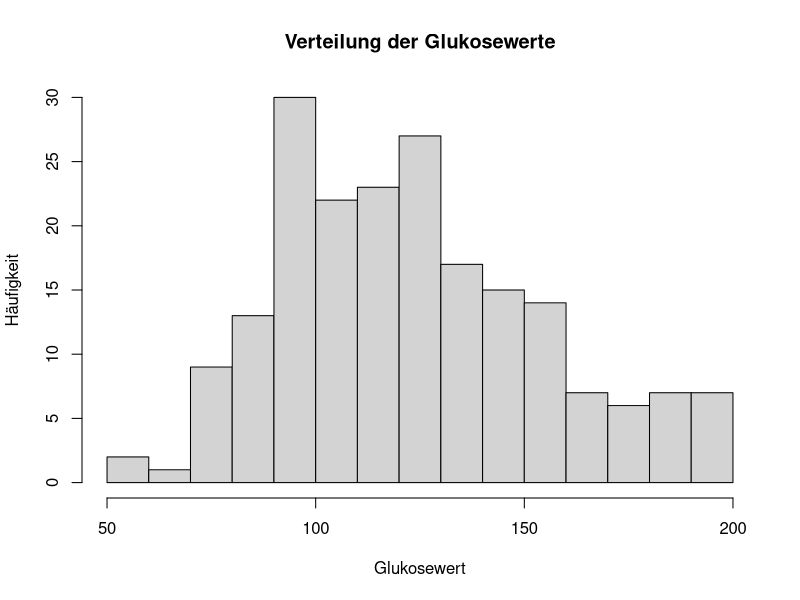
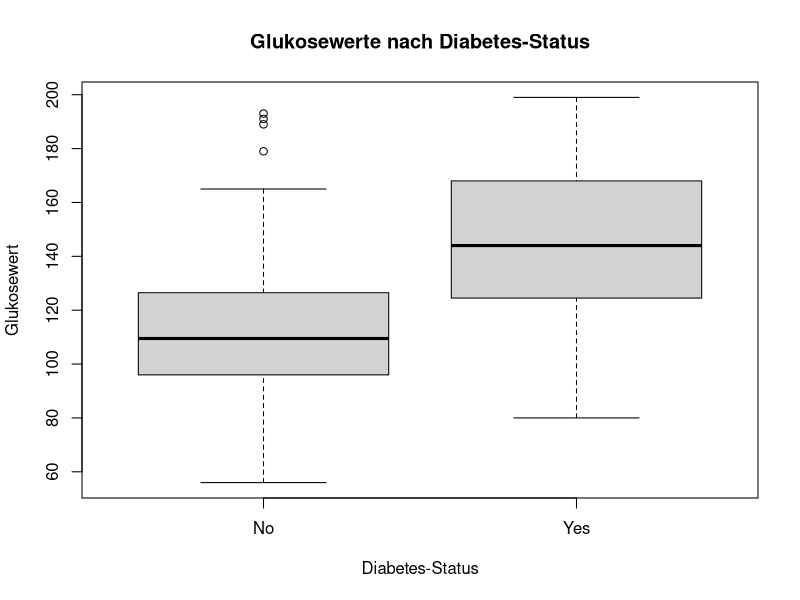
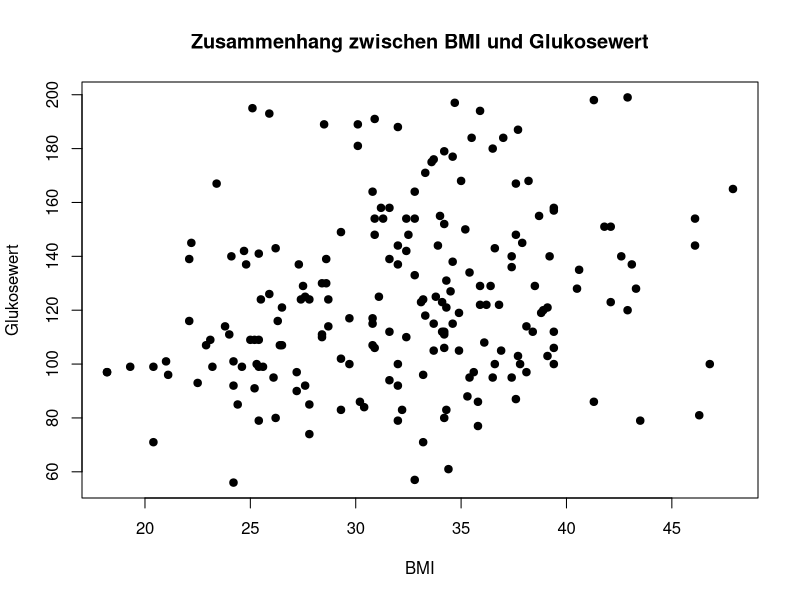
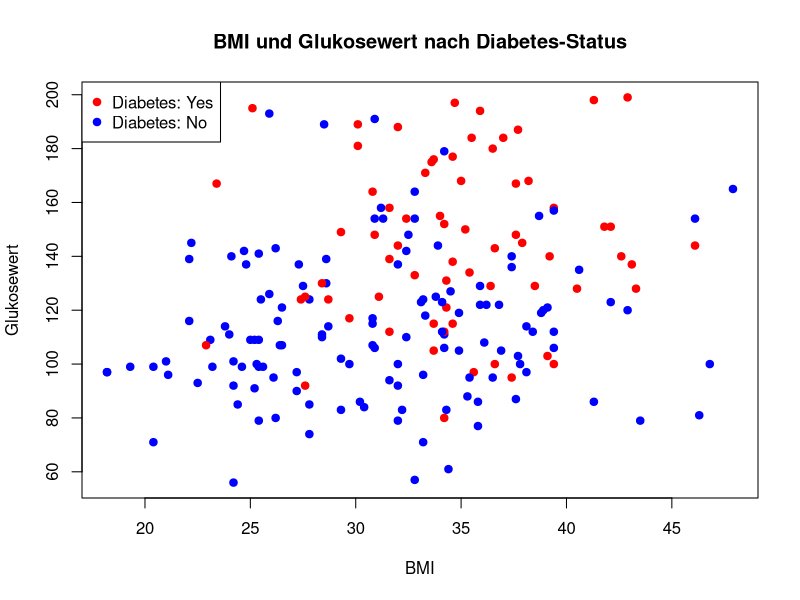
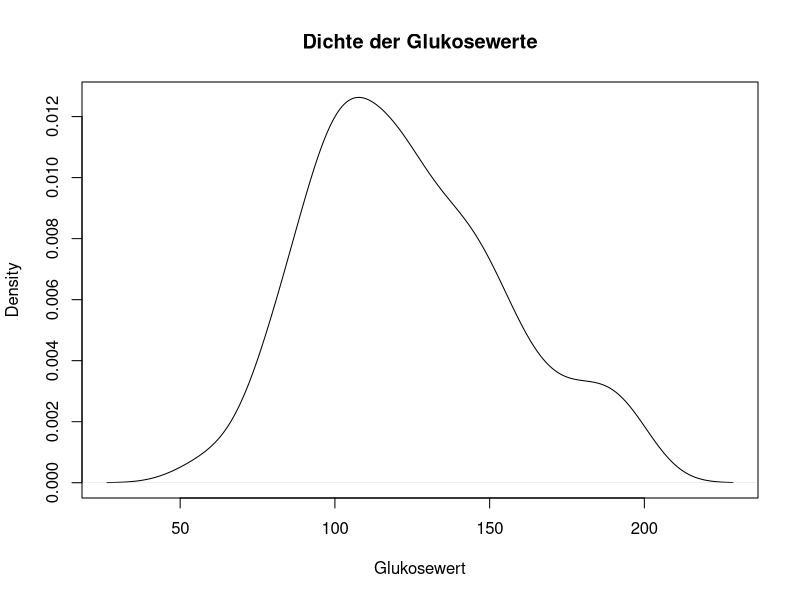
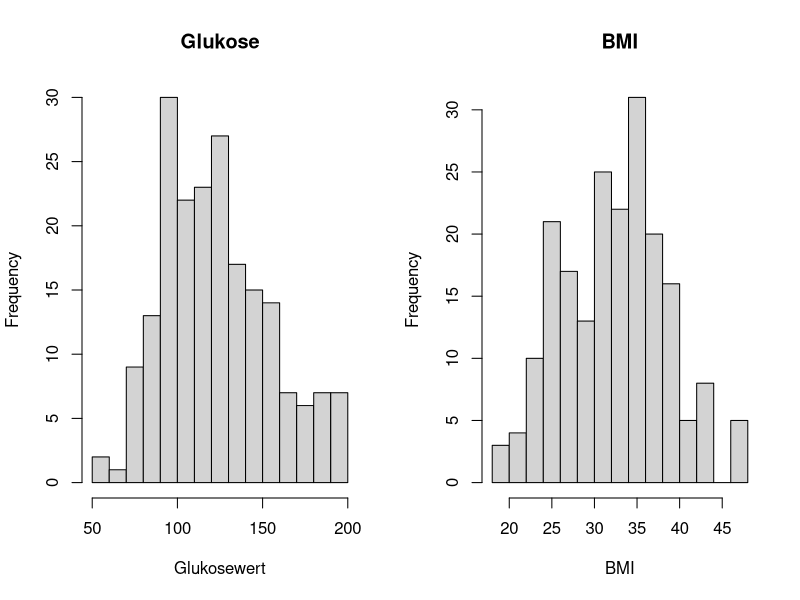
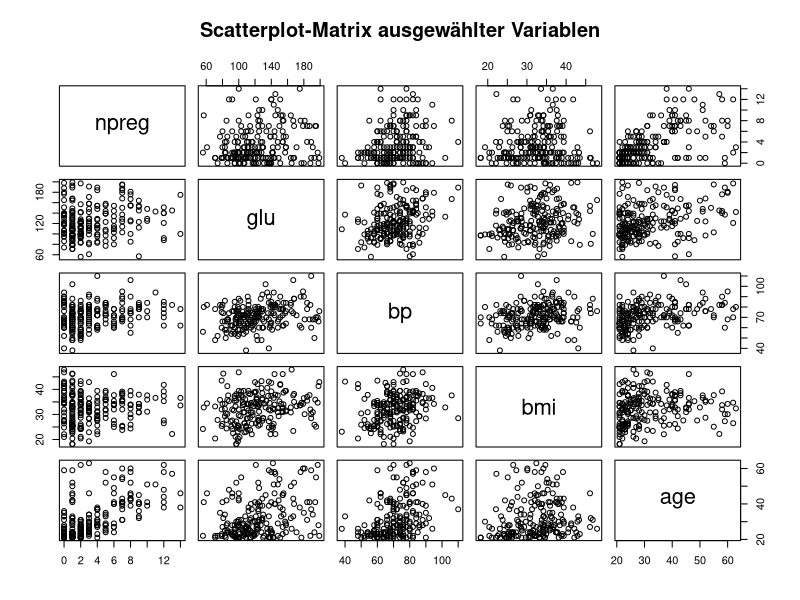
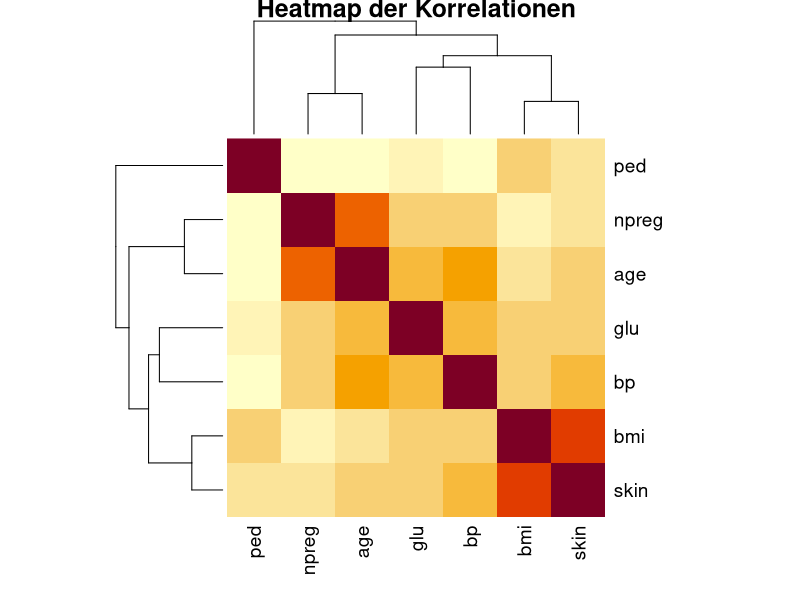

The R source for these figures, in order:
## ---- chunk 1
library(MASS)

data(Pima.tr)
head(Pima.tr)
## ---- chunk 2
str(Pima.tr)
## ---- chunk 3
hist(Pima.tr$glu,
     breaks = 20,
     main = "Verteilung der Glukosewerte",
     xlab = "Glukosewert",
     ylab = "Häufigkeit")
## ---- chunk 4
boxplot(glu ~ type,
        data = Pima.tr,
        main = "Glukosewerte nach Diabetes-Status",
        xlab = "Diabetes-Status",
        ylab = "Glukosewert")
## ---- chunk 5
plot(Pima.tr$bmi, Pima.tr$glu,
     main = "Zusammenhang zwischen BMI und Glukosewert",
     xlab = "BMI",
     ylab = "Glukosewert",
     pch = 19)
## ---- chunk 6
plot(Pima.tr$bmi, Pima.tr$glu,
     main = "BMI und Glukosewert nach Diabetes-Status",
     xlab = "BMI",
     ylab = "Glukosewert",
     pch = 19,
     col = ifelse(Pima.tr$type == "Yes", "red", "blue"))

legend("topleft",
       legend = c("Diabetes: Yes", "Diabetes: No"),
       col = c("red", "blue"),
       pch = 19)
## ---- chunk 7
plot(density(Pima.tr$glu),
     main = "Dichte der Glukosewerte",
     xlab = "Glukosewert")
## ---- chunk 8
par(mfrow = c(1, 2))

hist(Pima.tr$glu,
     breaks = 20,
     main = "Glukose",
     xlab = "Glukosewert")

hist(Pima.tr$bmi,
     breaks = 20,
     main = "BMI",
     xlab = "BMI")

par(mfrow = c(1, 1))
## ---- chunk 9
pairs(Pima.tr[, c("npreg", "glu", "bp", "bmi", "age")],
      main = "Scatterplot-Matrix ausgewählter Variablen")
## ---- chunk 10
korrelationen <- cor(Pima.tr[, c("npreg", "glu", "bp", "skin", "bmi", "ped", "age")])

korrelationen
## ---- chunk 11
korrelationen <- cor(Pima.tr[, c("npreg", "glu", "bp", "skin", "bmi", "ped", "age")])

heatmap(korrelationen,
        main = "Heatmap der Korrelationen",
        symm = TRUE)
## ---- chunk 12
heatmap(korrelationen,
        main = "Heatmap der Korrelationen ohne Umordnung",
        symm = TRUE,
        Rowv = NA,
        Colv = NA)
## ---- chunk 13
library(ggplot2)
## ---- chunk 14
ggplot(Pima.tr, aes(x = age, y = glu)) +
  geom_point()
## ---- chunk 15
ggplot(data = Pima.tr, aes(x = age, y = glu)) +
  geom_point()
## ---- chunk 16
ggplot(Pima.tr, aes(x = age, y = glu)) +
  geom_point()
## ---- chunk 17
ggplot(Pima.tr, aes(x = age, y = glu, color = type)) +
  geom_point(size = 3)
## ---- chunk 18
ggplot(Pima.tr, aes(x = age, y = glu, color = type)) +
  geom_point()
## ---- chunk 19
ggplot(Pima.tr, aes(x = age, y = glu)) +
  geom_point(color = "blue")
## ---- chunk 20
data(DNase)

head(DNase)
## ---- chunk 21
ggplot(DNase, aes(x = conc, y = density)) +
  geom_point()
## ---- chunk 22
ggplot(DNase, aes(x = conc, y = density)) +
  geom_point() +
  scale_x_log10()
## ---- chunk 23
ggplot(DNase, aes(x = conc, y = density, group = Run)) +
  geom_line() +
  geom_point()
## ---- chunk 24
ggplot(DNase, aes(x = density)) +
  geom_histogram(bins = 25)
## ---- chunk 25
ggplot(DNase, aes(x = density)) +
  geom_histogram(binwidth = 0.1)
## ---- chunk 26
ggplot(DNase, aes(x = density)) +
  geom_density()
## ---- chunk 27
ggplot(DNase, aes(x = density, color = Run)) +
  geom_density()
## ---- chunk 28
ggplot(DNase, aes(x = density, color = Run)) +
  geom_density(bw=0.06)
## ---- chunk 29
ggplot(DNase, aes(x = factor(Run, levels = 1:11), y = density)) +
  geom_boxplot() +
  labs(
    x = "Versuchslauf",
    y = "Dichte",
    title = "Dichtewerte nach Versuchslauf"
  )
## ---- chunk 30
ggplot(DNase, aes(x = factor(Run, levels = 1:11), y = density)) +
  geom_boxplot()
## ---- chunk 31
ggplot(DNase, aes(x = conc, y = density)) +
  geom_point() +
  geom_smooth()
## ---- chunk 32
ggplot(DNase, aes(x = conc, y = density)) +
  geom_point() +
  geom_smooth(method = "lm")
## ---- chunk 33
ggplot(DNase, aes(x = conc, y = density)) +
  geom_point() +
  scale_x_log10()
## ---- chunk 34
ggplot(DNase, aes(x = conc, y = density)) +
  geom_point() +
  geom_smooth(se = FALSE) +
  scale_x_log10()
## ---- chunk 35
ggplot(DNase, aes(x = conc, y = density)) +
  geom_point() +
  geom_smooth(se = TRUE) +
  scale_x_log10()
## ---- chunk 36
ggplot(DNase, aes(x = conc, y = density, color = Run)) +
  geom_point() +
  scale_x_log10()
## ---- chunk 37
ggplot(DNase, aes(x = conc, y = density, color = Run, group = Run)) +
  geom_line() +
  geom_point() +
  scale_x_log10()
## ---- chunk 38
groups <- data.frame(
  sampleGroup = c(
    "E3.25",
    "E3.25 (FGF4-KO)",
    "E3.5 (EPI)",
    "E3.5 (FGF4-KO)",
    "E3.5 (PE)",
    "E4.5 (EPI)",
    "E4.5 (FGF4-KO)",
    "E4.5 (PE)"
  ),
  n = c(36, 17, 11, 8, 11, 4, 10, 4),
  color = c(
    "#CAB2D6",
    "#FDBF6F",
    "#A6CEE3",
    "#FF7F00",
    "#B2DF8A",
    "#1F78B4",
    "#E31A1C",
    "#33A02C"
  )
)

groups
## ---- chunk 39
ggplot(groups, aes(x = sampleGroup, y = n)) +
  geom_col()
## ---- chunk 40
ggplot(groups, aes(x = sampleGroup, y = n)) +
  geom_bar(stat = "identity")
## ---- chunk 41
ggplot(groups, aes(x = sampleGroup, y = n)) +
  geom_col() +
  theme(axis.text.x = element_text(angle = 90, hjust = 1))
## ---- chunk 42
ggplot(groups, aes(x = n, y = sampleGroup)) +
  geom_col()
## ---- chunk 43
groupColor <- setNames(groups$color, groups$sampleGroup)

groupColor
## ---- chunk 44
ggplot(groups, aes(x = sampleGroup, y = n, fill = sampleGroup)) +
  geom_col() +
  scale_fill_manual(values = groupColor, name = "Gruppe") +
  theme(axis.text.x = element_text(angle = 90, hjust = 1))
## ---- chunk 45
ggplot(DNase, aes(x = conc, y = density)) +
  geom_point() +
  geom_line() +
  scale_x_log10() +
  facet_wrap(~ Run)
## ---- chunk 46
ggplot(DNase, aes(x = conc, y = density, color = Run, group = Run)) +
  geom_line() +
  geom_point() +
  scale_x_log10() +
  labs(
    title = "DNase-Assay: Zusammenhang zwischen Konzentration und optischer Dichte",
    subtitle = "Messungen aus mehreren Versuchsläufen",
    x = "Konzentration (log10-Skala)",
    y = "Optische Dichte",
    color = "Versuchslauf"
  )
## ---- chunk 47
ggplot(DNase, aes(x = conc, y = density)) +
  geom_point() +
  theme_minimal()
## ---- chunk 48
ggplot(DNase, aes(x = conc, y = density, color = Run, group = Run)) +
  geom_line() +
  geom_point() +
  scale_x_log10() +
  labs(
    title = "DNase-Assay",
    x = "Konzentration (log10-Skala)",
    y = "Optische Dichte",
    color = "Versuchslauf"
  ) +
  theme_minimal()
## ---- chunk 49
ggplot(Pima.tr, aes(x = bmi, y = glu)) +
  geom_point()
## ---- chunk 50
ggplot(Pima.tr, aes(x = bmi, y = glu)) +
  geom_point(alpha = 0.6)
## ---- chunk 51
ggplot(Pima.tr, aes(x = bmi, y = glu, color = type)) +
  geom_point(alpha = 0.7)
## ---- chunk 52
ggplot(Pima.tr, aes(x = bmi, y = glu, color = type)) +
  geom_point(alpha = 0.7, size = 2)
## ---- chunk 53
ggplot(Pima.tr, aes(x = bmi, y = glu, color = type)) +
  geom_point(alpha = 0.7, size = 2) +
  labs(
    title = "BMI und Glukosewert im Vergleich",
    subtitle = "Jeder Punkt steht für eine Person im Datensatz",
    x = "Body-Mass-Index (BMI)",
    y = "Glukosewert",
    color = "Diabetesstatus"
  )
## ---- chunk 54
ggplot(Pima.tr, aes(x = bmi, y = glu, color = type)) +
  geom_point(alpha = 0.7, size = 2) +
  labs(
    title = "BMI und Glukosewert im Vergleich",
    subtitle = "Jeder Punkt steht für eine Person im Datensatz",
    x = "Body-Mass-Index (BMI)",
    y = "Glukosewert",
    color = "Diabetesstatus"
  ) +
  theme_minimal()
## ---- chunk 55
ggplot(Pima.tr, aes(x = bmi, y = glu)) +
  geom_point(alpha = 0.7, size = 2) +
  facet_wrap(~ type) +
  labs(
    title = "BMI und Glukosewert nach Diabetesstatus",
    subtitle = "Jede Teilgrafik zeigt eine Gruppe",
    x = "Body-Mass-Index (BMI)",
    y = "Glukosewert"
  ) +
  theme_minimal()
## ---- chunk 56
ggplot(Pima.tr, aes(x = bmi, y = glu, color = type)) +
  geom_point(alpha = 0.7, size = 2) +
  scale_color_manual(
    values = c("No" = "steelblue", "Yes" = "firebrick"),
    labels = c("No" = "kein Diabetes", "Yes" = "Diabetes")
  ) +
  labs(
    title = "BMI und Glukosewert im Vergleich",
    subtitle = "Farblich unterschieden nach Diabetesstatus",
    x = "Body-Mass-Index (BMI)",
    y = "Glukosewert",
    color = "Diabetesstatus"
  ) +
  theme_minimal()
## ---- chunk 57
ggplot(Pima.tr, aes(x = bmi, y = glu, color = type)) +
  geom_point(alpha = 0.75, size = 2) +
  scale_color_manual(
    values = c("No" = "steelblue", "Yes" = "firebrick"),
    labels = c("No" = "kein Diabetes", "Yes" = "Diabetes")
  ) +
  labs(
    title = "BMI und Glukosewert im Vergleich",
    subtitle = "Personen mit Diabetes weisen tendenziell höhere Glukosewerte auf",
    x = "Body-Mass-Index (BMI)",
    y = "Glukosewert",
    color = "Diabetesstatus"
  ) +
  theme_minimal()
## ---- chunk 58
library(igraph)

verbindungen <- data.frame(
  von = c("Anna", "Anna", "Ben", "Ben", "Clara", "David", "Eva", "Eva", "Fatima"),
  zu  = c("Ben", "Clara", "Clara", "David", "Eva", "Eva", "Fatima", "Gustav", "Gustav")
)

verbindungen
## ---- chunk 59
netzwerk <- graph_from_data_frame(verbindungen, directed = FALSE)

netzwerk
## ---- chunk 60
adjazenz <- as_adjacency_matrix(netzwerk, sparse = FALSE)

adjazenz
## ---- chunk 61
adjazenz["Anna", "Ben"]
## ---- chunk 62
adjazenz["Anna", "Ben"]
adjazenz["Ben", "Anna"]
## ---- chunk 63
plot(netzwerk)
## ---- chunk 64
plot(
  netzwerk,
  vertex.size = 30,
  vertex.color = "lightblue",
  vertex.label.color = "black",
  vertex.label.cex = 0.9,
  edge.color = "gray60",
  main = "Ein kleines soziales Netzwerk"
)
## ---- chunk 65
grad <- degree(netzwerk)

grad
## ---- chunk 66
plot(
  netzwerk,
  vertex.size = grad * 8,
  vertex.color = "lightblue",
  vertex.label.color = "black",
  vertex.label.cex = 0.9,
  edge.color = "gray60",
  main = "Knotengröße nach Anzahl der Verbindungen"
)
## ---- chunk 67
plot(
  netzwerk,
  layout = layout_with_fr(netzwerk),
  vertex.size = grad * 8,
  vertex.color = "lightblue",
  vertex.label.color = "black",
  vertex.label.cex = 0.9,
  edge.color = "gray60",
  main = "Netzwerk mit Force-Directed Layout"
)
## ---- chunk 68
library(ggraph)

ggraph(netzwerk, layout = "fr") +
  geom_edge_link(color = "gray70") +
  geom_node_point(size = 6, color = "lightblue") +
  geom_node_text(aes(label = name), repel = TRUE) +
  labs(
    title = "Ein kleines soziales Netzwerk",
    subtitle = "Knoten stehen für Personen, Kanten für Verbindungen"
  ) +
  theme_void()
## ---- chunk 69
V(netzwerk)$grad <- degree(netzwerk)

ggraph(netzwerk, layout = "fr") +
  geom_edge_link(color = "gray75") +
  geom_node_point(aes(size = grad, color = grad)) +
  geom_node_text(aes(label = name), repel = TRUE) +
  scale_size_continuous(range = c(4, 10)) +
  labs(
    title = "Zentrale Knoten im Netzwerk",
    subtitle = "Größere und dunklere Knoten haben mehr Verbindungen",
    size = "Anzahl Verbindungen",
    color = "Anzahl Verbindungen"
  ) +
  theme_void()
## ---- chunk 70
links <- data.frame(
  von = c("Startseite", "Startseite", "Kurs", "Kurs", "Material", "Übung"),
  zu  = c("Kurs", "Material", "Übung", "Prüfung", "Übung", "Prüfung")
)

webnetz <- graph_from_data_frame(links, directed = TRUE)

plot(
  webnetz,
  vertex.size = 35,
  vertex.color = "lightyellow",
  vertex.label.color = "black",
  edge.arrow.size = 0.5,
  edge.color = "gray50",
  main = "Beispiel für ein gerichtetes Netzwerk"
)
## ---- chunk 71
web_adj <- as_adjacency_matrix(webnetz, sparse = FALSE)

web_adj
## ---- chunk 72
web_adj["Startseite", "Kurs"]
web_adj["Kurs", "Startseite"]
